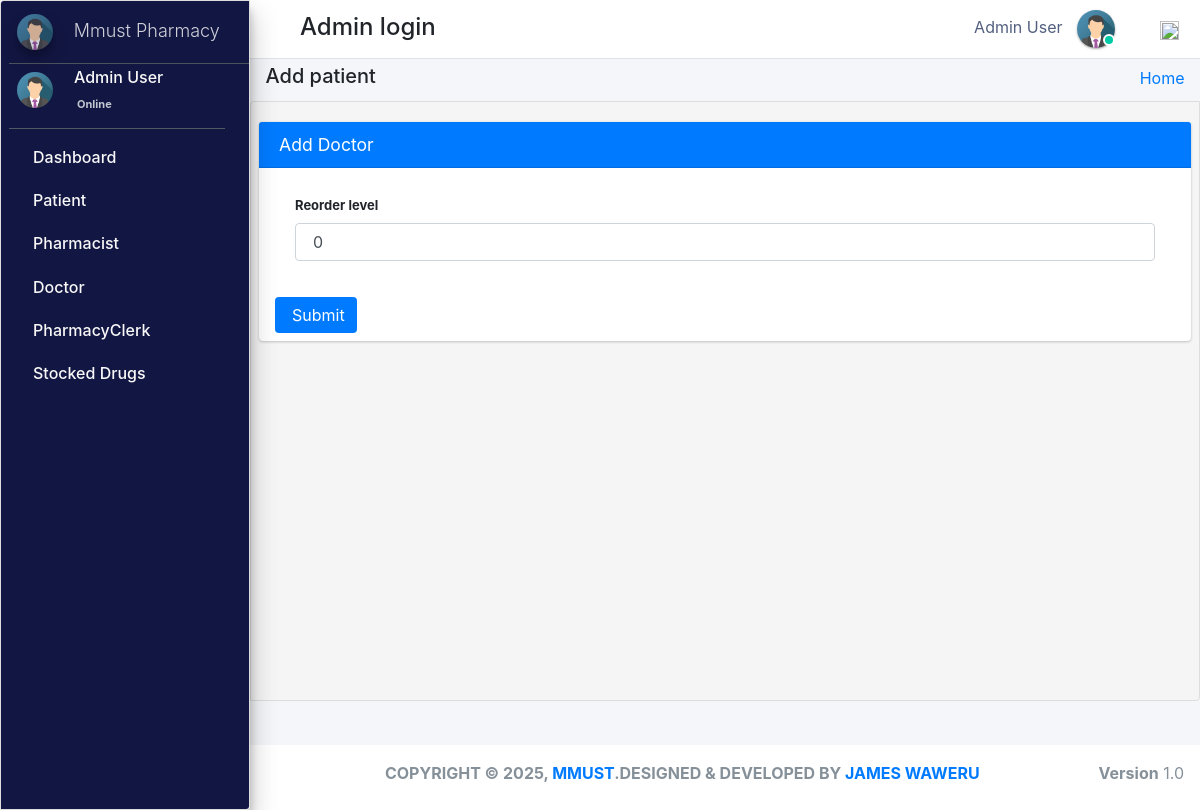
The page /admin_user/reorder_level/2/ (signed in) on the database as committed earlier.
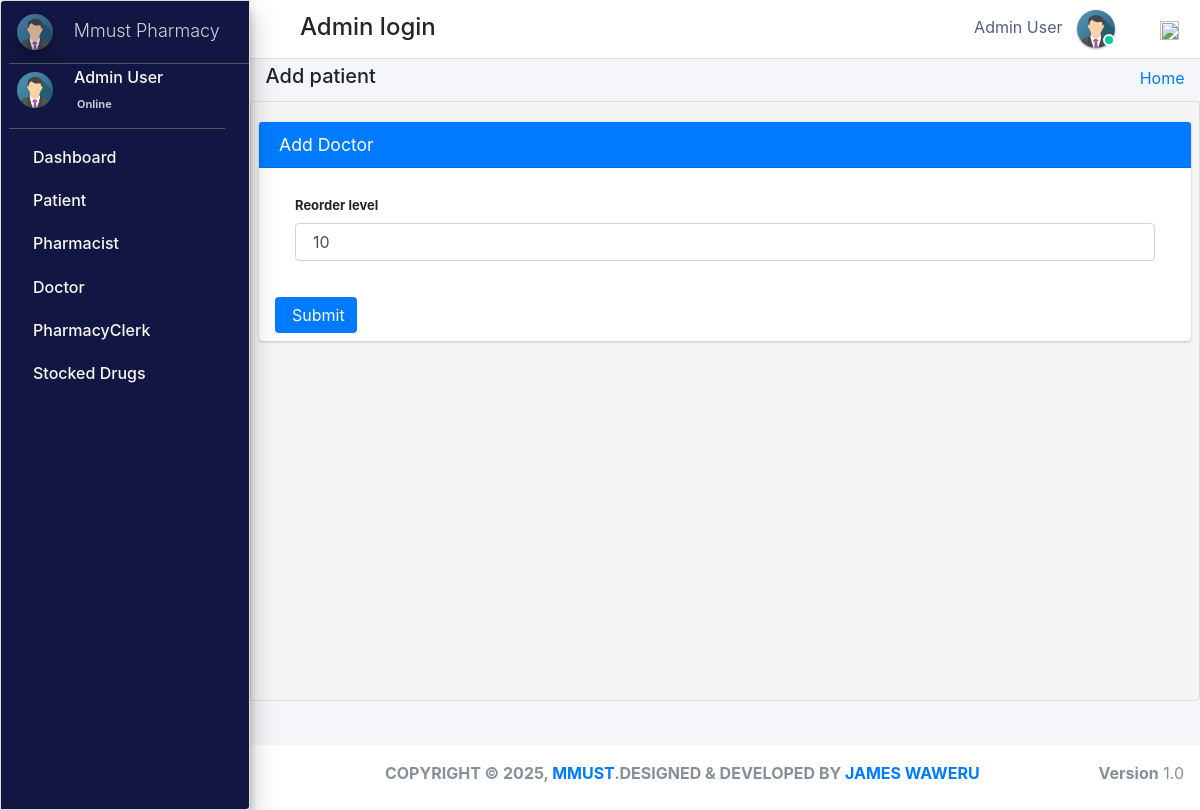
The same page on the database as committed later.
### pharmacy/models.py (models this page shows, shortened)
class Stock(models.Model):
    category = models.ForeignKey(Category,null=True,on_delete=models.CASCADE,blank=True)
    drug_imprint=models.CharField(max_length=6 ,blank=True, null=True)
    drug_name = models.CharField(max_length=50, blank=True, null=True)
    drug_color = models.CharField(max_length=50, blank=True, null=True)
    drug_shape = models.CharField(max_length=50, blank=True, null=True)
    quantity = models.IntegerField(default='0', blank=True, null=True)
    receive_quantity = models.IntegerField(default='0', blank=True, null=True)
    reorder_level = models.IntegerField(default='0', blank=True, null=True)
    manufacture= models.CharField(max_length=50, blank=True, null=True)
    last_updated = models.DateTimeField(auto_now_add=False, auto_now=True)
    timestamp = models.DateTimeField(auto_now_add=True, auto_now=False)
    drug_strength= models.CharField(max_length=10, blank=True, null=True)
    valid_from = models.DateTimeField(blank=True, null=True,default=timezone.now)
    valid_to = models.DateTimeField(blank=False, null=True)
    drug_description=models.TextField(blank=True,max_length=1000,null=True)
    drug_pic=models.ImageField(default="images2.png",null=True,blank=True)
    objects = ExpiredManager()

### pharmacy/HODViews.py (the view)
# urls.py: path('admin_user/reorder_level/<str:pk>/', HODViews.reorder_level, name="reorder_level"),
def reorder_level(request, pk):
    queryset = Stock.objects.get(id=pk)
    form = ReorderLevelForm(request.POST or None, instance=queryset)
    if form.is_valid():
        instance = form.save(commit=False)
        instance.save()
        messages.success(request, "Reorder level for " + str(instance.drug_name) + " is updated to " + str(instance.reorder_level))
        return redirect("manage_stock")
    context ={
        "instance": queryset,
        "form": form,
        "title":"Reorder Level"
    }
    return render(request,'hod_templates/reorder_level.html',context)

### pharmacy/forms.py
class ReorderLevelForm(forms.ModelForm):
	class Meta:
		model = Stock
		fields = ['reorder_level']

### pharmacy/LoginCheckMiddleWare.py (called while the page is built)
    def process_view(self, request, view_func, view_args, view_kwargs):
        modulename = view_func.__module__
        user = request.user
        if user.is_authenticated:
            user_type = user.user_type
            allowed_modules = ["pharmacy.views", "django.views.static"]
            if user_type in self.USER_TYPE_VIEWS:
                allowed_modules.append(self.USER_TYPE_VIEWS[user_type][0])
                redirect_view = self.USER_TYPE_VIEWS[user_type][1] if len(self.USER_TYPE_VIEWS[user_type]) > 1 else None
                if modulename not in allowed_modules and redirect_view:
                    return redirect(redirect_view)
            else:
                return redirect("login")
        elif request.path != reverse("login"):
            return redirect("login")
        return None

### pharmacy/models.py (called while the page is built)
    def get_queryset(self):
        return super().get_queryset().annotate(
            expired=ExpressionWrapper(Q(valid_to__lt=Now()), output_field=BooleanField())
        )

### pharmacy/templates/hod_templates/reorder_level.html (shortened to what this page needs)
{% extends 'hod_templates/base_template.html'%} {% load crispy_forms_tags %} {% block page_title %}
<h5>Add patient</h5>
{% endblock page_title %} {% block main_content %}
<section class="content">
    <div class="row">
        <div class="col-md-12">
            <div class="card card-primary">
                <div class="card-header">
                    <h3 class="card-title">Add Doctor</h3>
                </div>
                <form method="POST" style="font-size:13px;" class='px-3 py-2'>
                    <div class="card-body">
                        {{form|crispy}}
                    </div>
                    <input type="submit" class="btn btn-primary">
                </form>
            </div>
        </div>
    </div>
</section>
{% endblock main_content %}

Rows that differ between the two databases and show on the page:
changed Stock: reorder_level "0" → "10"
